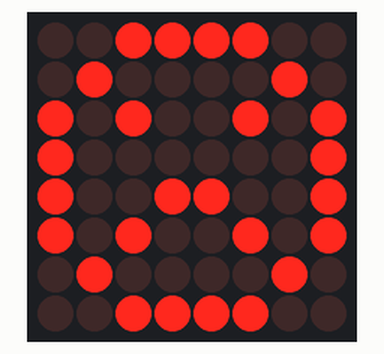
Recording of a sketch running on a simulated Arduino Uno, built with avr-gcc and run on an emulated ATmega328P. Shown: 8×8 LED matrix.

Above: at 0.1 s.
At 1.6 s:
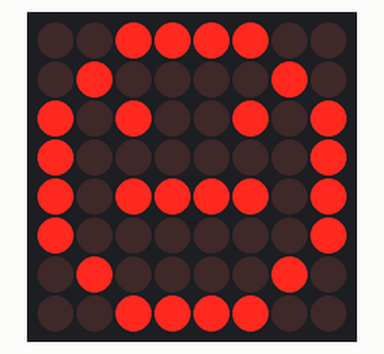
At 3.1 s:
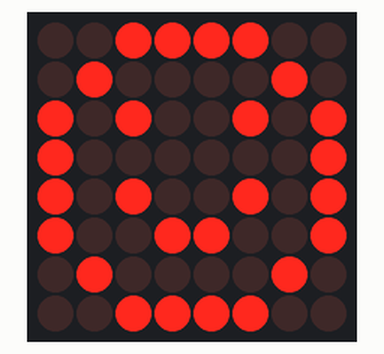

The sketch:

dotMatrixLed.ino
```cpp
#include "LedControl.h"
#include "binary.h"
/*
 DIN connects to pin 7
 CLK connects to pin 5
 CS connects to pin 6
*/
LedControl lc=LedControl(7,5,6,1);

// delay time between faces
unsigned long delayTime=1500;

// happy face
byte hf[8]= {B00111100,B01000010,B10100101,B10000001,B10100101,B10011001,B01000010,B00111100};
// neutral face
byte nf[8]={B00111100, B01000010,B10100101,B10000001,B10111101,B10000001,B01000010,B00111100};
// sad face
byte sf[8]= {B00111100,B01000010,B10100101,B10000001,B10011001,B10100101,B01000010,B00111100};

void setup() {
  lc.shutdown(0,false);
  // Set brightness to a medium value
  lc.setIntensity(0,1);
  // Clear the display
  lc.clearDisplay(0);

}

void drawFaces() {
  lc.setRow(0,0,sf[0]);
  lc.setRow(0,1,sf[1]);
  lc.setRow(0,2,sf[2]);
  lc.setRow(0,3,sf[3]);
  lc.setRow(0,4,sf[4]);
  lc.setRow(0,5,sf[5]);
  lc.setRow(0,6,sf[6]);
  lc.setRow(0,7,sf[7]);
  lc.setRow(0,8,sf[8]);
  delay(delayTime);

  lc.setRow(0,0,nf[0]);
  lc.setRow(0,1,nf[1]);
  lc.setRow(0,2,nf[2]);
  lc.setRow(0,3,nf[3]);
  lc.setRow(0,4,nf[4]);
  lc.setRow(0,5,nf[5]);
  lc.setRow(0,6,nf[6]);
  lc.setRow(0,7,nf[7]);
  lc.setRow(0,8,nf[8]);
  delay(delayTime);

  lc.setRow(0,0,hf[0]);
  lc.setRow(0,1,hf[1]);
  lc.setRow(0,2,hf[2]);
  lc.setRow(0,3,hf[3]);
  lc.setRow(0,4,hf[4]);
  lc.setRow(0,5,hf[5]);
  lc.setRow(0,6,hf[6]);
  lc.setRow(0,7,hf[7]);
  lc.setRow(0,8,hf[8]);
  delay(delayTime);

}


void loop() {
  drawFaces();
}
```

Measured:
- by itself, everything shown: repeats every 4.5 s, in 3 steps
- what the display in image 1 shows lasts 1.5 s, from 1.5 s to 3.0 s
